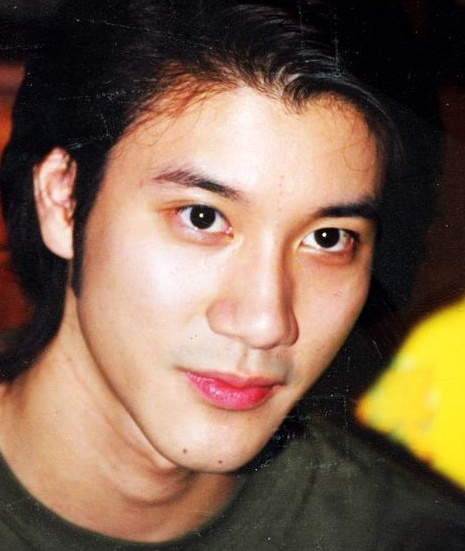
#> input picture machine_vision_0/face_landmark_detect/for_face_detect_result.jpg, 465 x 551 px, found by its file name
$ python for_appliance.py
#> lines starting #> are read from the running program, lines starting #| are printed output that depends on the picture; after the words box and inside, x2 and y2 are one past the last pixel; in counts of white or black regions, pixels touching at a corner belong together
import numpy as np
import cv2

good_angle = {
    'yaw': 60,
    'pitch': 20,
    'roll': 20
}

def simple_face_align_complete(image, landmarks):
    """
    完整的人脸对齐函数（包含眼睛、鼻子、嘴巴的对齐）
    """
    if image is None or landmarks is None or len(landmarks) != 68:
        return None, None

    landmarks = np.array(landmarks, dtype=np.float32)

    left_eye = np.mean(landmarks[36:42], axis=0)
    right_eye = np.mean(landmarks[42:48], axis=0)
    nose_tip = landmarks[30]  # 鼻尖
    mouth_center = np.mean(landmarks[48:68], axis=0)

    dx = right_eye[0] - left_eye[0]
    dy = right_eye[1] - left_eye[1]
    angle = np.degrees(np.arctan2(dy, dx))

    face_center = np.mean([left_eye, right_eye, nose_tip, mouth_center], axis=0)

    eye_dist = np.sqrt(dx*dx + dy*dy)
    target_eye_dist = 80
    scale = target_eye_dist / eye_dist  * 1.4

    M = cv2.getRotationMatrix2D(tuple(face_center), angle, scale)

    height, width = image.shape[:2]
    aligned_image = cv2.warpAffine(image, M, (width, height))

    ones = np.ones((len(landmarks), 1))
    landmarks_homo = np.hstack([landmarks, ones])
    aligned_landmarks = (M @ landmarks_homo.T).T

    return aligned_image, aligned_landmarks

def visualize_alignment(original_img, original_landmarks, aligned_img, aligned_landmarks):
    """可视化对齐结果

    args:
        original_img:原图像
        original_landmarks:原特征点
        aligned_img:对齐后的图像
        aligned_landmarks:对齐后的特征点
    """

    height = max(original_img.shape[0], aligned_img.shape[0])
    width = original_img.shape[1] + aligned_img.shape[1]

    comparison = np.zeros((height, width, 3), dtype=np.uint8)

    h1, w1 = original_img.shape[:2]
    comparison[0:h1, 0:w1] = original_img

    h2, w2 = aligned_img.shape[:2]
    comparison[0:h2, w1:w1+w2] = aligned_img

    for point in original_landmarks:
        x, y = int(point[0]), int(point[1])
        cv2.circle(comparison, (x, y), 2, (0, 255, 0), -1)

    for point in aligned_landmarks:
        x, y = int(point[0] + w1), int(point[1])
        cv2.circle(comparison, (x, y), 2, (0, 0, 255), -1)

    cv2.putText(comparison, 'Original', (10, 30),
                cv2.FONT_HERSHEY_SIMPLEX, 1, (0, 255, 0), 1)
    cv2.putText(comparison, 'Aligned', (w1 + 10, 30),
                cv2.FONT_HERSHEY_SIMPLEX, 1, (0, 0, 255), 1)

    return comparison

class pose_for_appliance:
    def __init__(self, angle):
        self.yaw = angle[0]
        self.pitch = angle[1]
        self.roll = angle[2]
    def is_good_pose(self):
        if (abs(self.yaw) <= good_angle['yaw'] and
            abs(self.pitch) <= good_angle['pitch'] and
            abs(self.roll) <= good_angle['roll']):
            return True
    def is_front_pose(self):
        if (abs(self.yaw) <= 30 and
            abs(self.pitch) <= 20 and
            abs(self.roll) <= 20):
            return True


def test_face_alignment():
    """测试人脸对齐"""
    image = cv2.imread('D:/pywork/machine_vision/machine_vision_0/face_landmark_detect/for_face_detect_result.jpg')
#> image is the input picture: shape (551, 465, 3); mean B, G, R 80.3, 100.2, 126.1

    landmarks = [
            [102, 216], [105, 241], [119, 262], [134, 280], [152, 302],
            [166, 316], [173, 330], [184, 337], [205, 337], [234, 323],
            [259, 305], [280, 284], [294, 255], [298, 227], [298, 202],
            [291, 177], [287, 148], [87, 188], [87, 184], [91, 177],
            [102, 177], [112, 177], [155, 166], [162, 159], [176, 155],
            [194, 152], [216, 152], [144, 202], [144, 220], [144, 237],
            [148, 252], [152, 259], [155, 259], [159, 259], [169, 255],
            [176, 252], [105, 205], [109, 202], [116, 198], [130, 202],
            [119, 205], [112, 209], [173, 191], [180, 184], [191, 180],
            [201, 180], [191, 188], [180, 191], [155, 287], [155, 284],
            [159, 277], [166, 277], [169, 277], [187, 277], [205, 280],
            [191, 291], [184, 298], [173, 302], [166, 302], [159, 295],
            [159, 287], [162, 284], [169, 284], [176, 284], [201, 280],
            [176, 284], [169, 287], [162, 287]
        ]

    aligned_img, aligned_landmarks = simple_face_align_complete(image, landmarks)
#> in simple_face_align_complete, `aligned_image = cv2.warpAffine(image, M, (width, height))`:
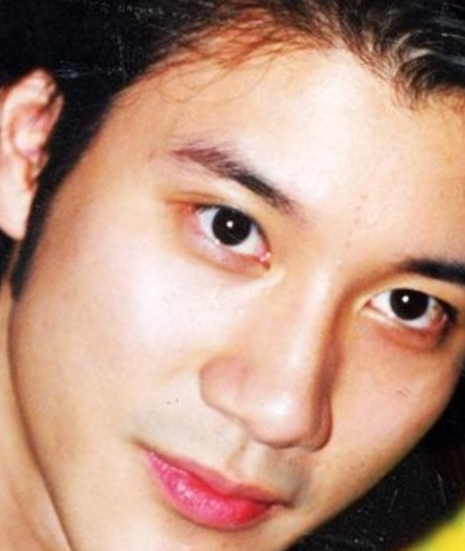
#> aligned_image: shape (551, 465, 3); mean B, G, R 129.2, 147.8, 186.5
#> aligned_landmarks = 68 pairs, first value 70.14 to 382.5, second value 125.3 to 406.8

    if aligned_img is not None:
        result = visualize_alignment(image, landmarks, aligned_img, aligned_landmarks)
#> in visualize_alignment, `comparison[0:h1, 0:w1] = original_img`:
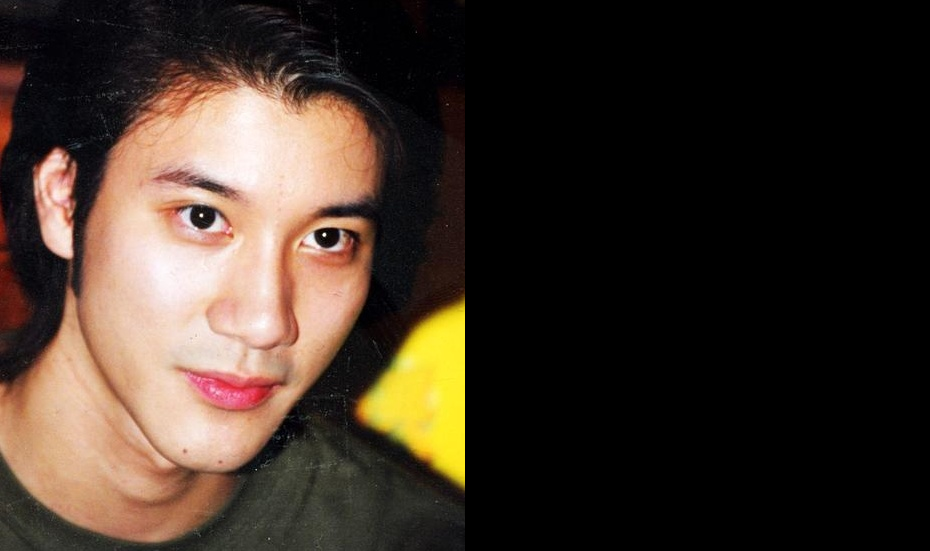
#> comparison: shape (551, 930, 3); mean B, G, R 40.1, 50.1, 63
#> in visualize_alignment, `comparison[0:h2, w1:w1+w2] = aligned_img`:
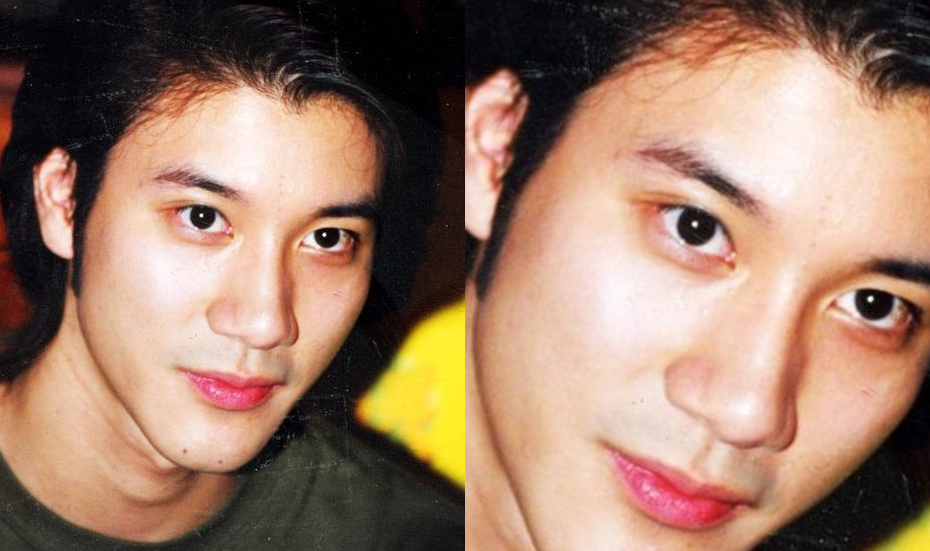
#> comparison: shape (551, 930, 3); mean B, G, R 104.7, 124, 156.3
#> after the loop in visualize_alignment, `for point in original_landmarks:`:
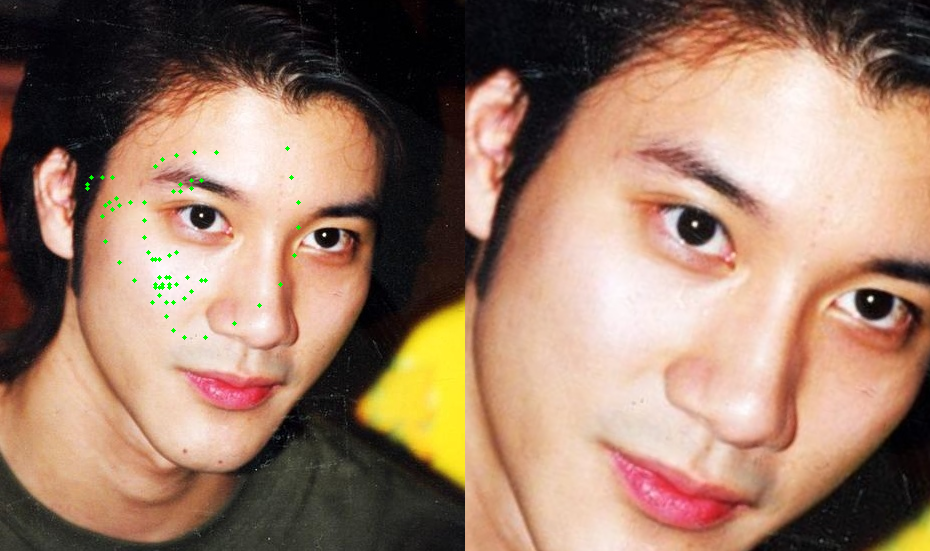
#> comparison: shape (551, 930, 3); 0.17% of pixels changed, all inside (x1, y1, x2, y2) = (85, 146, 301, 340)
#> the loop in visualize_alignment, `for point in aligned_landmarks:` made 68 passes
#> (point, x, y) on passes 1 to 12: ([81.96, 188.3], 546, 188), ([77.06, 226.6], 542, 226), ([90.02, 263.1], 555, 263), ([105.6, 295.5], 570, 295), ([124.1, 334.9], 589, 334), ([139.7, 361], 604, 360), ([144.9, 384.4], 609, 384), ([158.6, 398.9], 623, 398), ([189.8, 406.8], 654, 406), ([238.2, 396.8], 703, 396), ([282.1, 379.4], 747, 379), ([321.2, 356.1], 786, 356)
#> after the loop in visualize_alignment, `for point in aligned_landmarks:`:
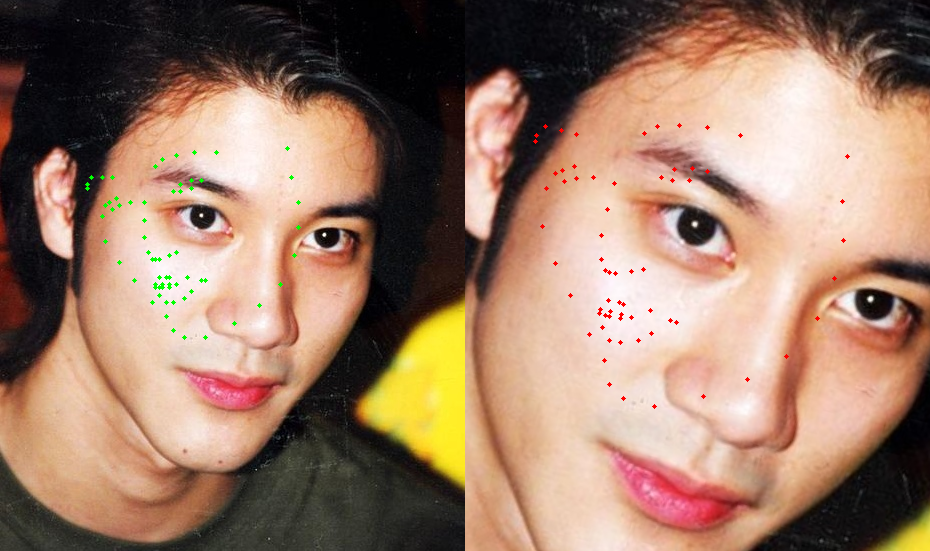
#> comparison: shape (551, 930, 3); 0.17% of pixels changed, all inside (x1, y1, x2, y2) = (533, 123, 850, 409)
#> in visualize_alignment, `cv2.putText(comparison, 'Aligned', (w1 + 10, 30), cv2.FONT_HERSHEY_SIM..`:
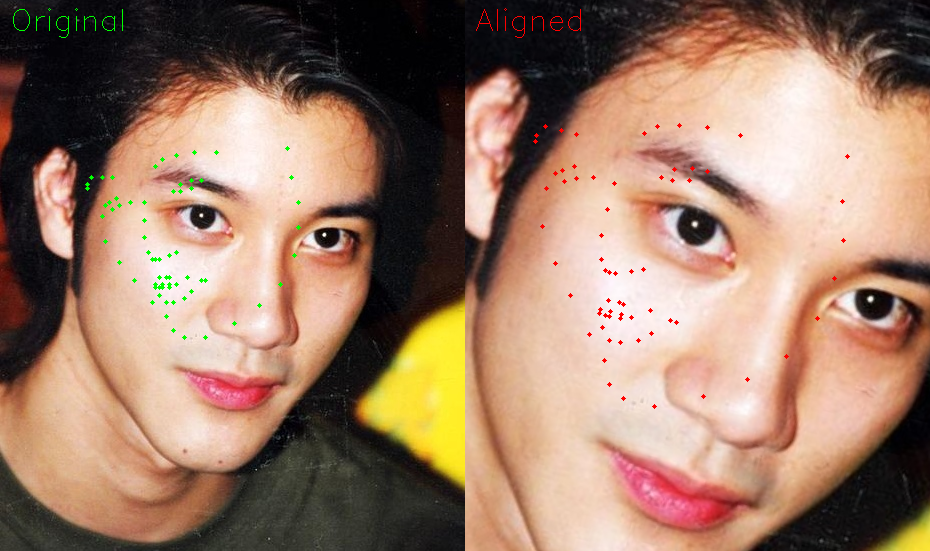
#> comparison: shape (551, 930, 3); mean B, G, R 104.1, 123.9, 156.1
        cv2.imshow('Face Alignment Result', result)
        cv2.imwrite('D:/pywork/machine_vision/machine_vision_0/estimation_for_appliance/face_alignment_result.jpg', result)
        cv2.waitKey(0)
        cv2.destroyAllWindows()

        print("人脸对齐完成！")

if __name__ == "__main__":
    test_face_alignment()
